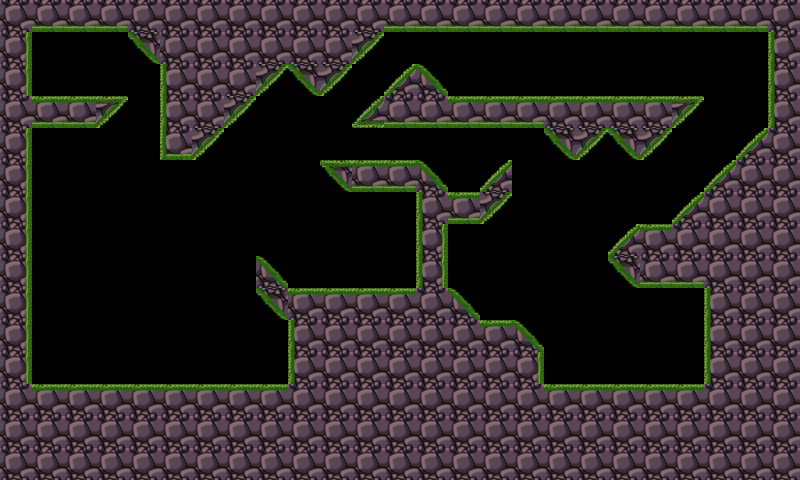

A level layout from a 2D game, rendered from its tile map. Below: a short description, then the map file with tile-grid data replaced by summaries:
An orthogonal 25x15 tile map with 32x32 px tiles, 1 tile layer (mpic) and 14 objects (6x monster, 4x fire, 2x circle).

<map version="1.0" orientation="orthogonal" width="25" height="15" tilewidth="32" tileheight="32">
 <tileset firstgid="1" name="tiled" tilewidth="32" tileheight="32">
  <image source="tiled.png" width="192" height="192" />
 </tileset>
 <layer name="mpic" width="25" height="15">
  <data>[375 cells, 217 non-empty, 15 distinct tile ids]</data>
 </layer>
 <objectgroup name="ground" width="25" height="15">
  <object x="357" y="123">
   <polyline points="0,0 62,-59 94,-23 341,-25 284,34 250,5 219,34 185,0 1,3" />
  </object>
  <object x="29" y="27">
   <polyline points="0,0 101,0 135,39 134,127 163,128 257,38 285,68 359,2 740,0 741,98 643,197 610,198 581,227 607,258 678,256 677,359 511,360 512,322 487,296 449,295 415,259 414,193 453,192 483,165 482,132 451,165 422,166 391,135 296,134 318,160 389,161 390,262 260,263 227,231 229,264 259,294 262,359 -2,360 -2,95 65,96 97,71 -1,72 -2,-1" />
  </object>
 </objectgroup>
 <objectgroup name="object" width="25" height="15">
  <object name="circle" x="478" y="81">
   <properties>
    <property name="sprite_name" value="circle.png" />
   </properties>
  </object>
  <object name="monster" x="644" y="82">
   <properties>
    <property name="enemy" value="true" />
    <property name="plistname" value="monster_3" />
   </properties>
  </object>
  <object name="monster" x="462" y="179">
   <properties>
    <property name="enemy" value="true" />
    <property name="plistname" value="monster_2" />
   </properties>
  </object>
  <object name="monster" x="72" y="83">
   <properties>
    <property name="enemy" value="true" />
    <property name="plistname" value="monster_1" />
   </properties>
  </object>
  <object name="monster" x="493" y="305">
   <properties>
    <property name="enemy" value="true" />
    <property name="plistname" value="monster_3" />
   </properties>
  </object>
  <object name="monster" x="651" y="212">
   <properties>
    <property name="enemy" value="true" />
    <property name="plistname" value="monster_3" />
   </properties>
  </object>
  <object name="monster" x="390" y="272">
   <properties>
    <property name="enemy" value="false" />
    <property name="plistname" value="monster_4" />
   </properties>
  </object>
  <object name="circle" x="333" y="268">
   <properties>
    <property name="sprite_name" value="circle.png" />
   </properties>
  </object>
  <object name="fire" x="564" y="367" />
  <object name="fire" x="603" y="368" />
  <object name="fire" x="643" y="369" />
  <object name="fire" x="683" y="368" />
 </objectgroup>
</map>
